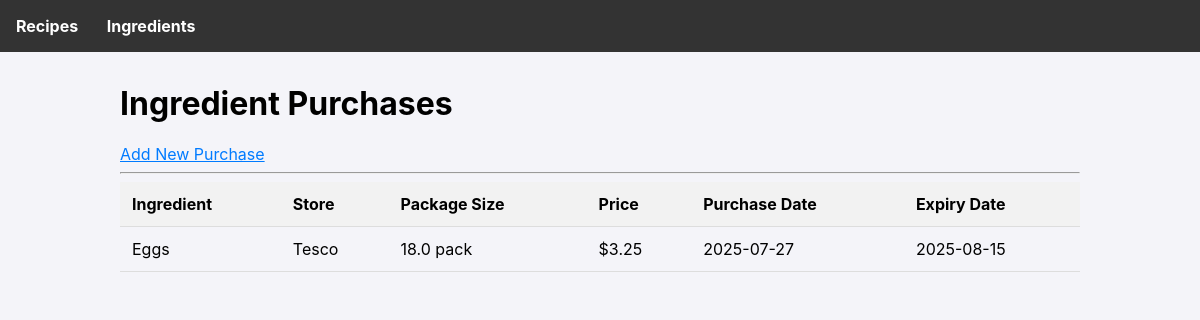
The page /ingredients on the database as committed earlier.
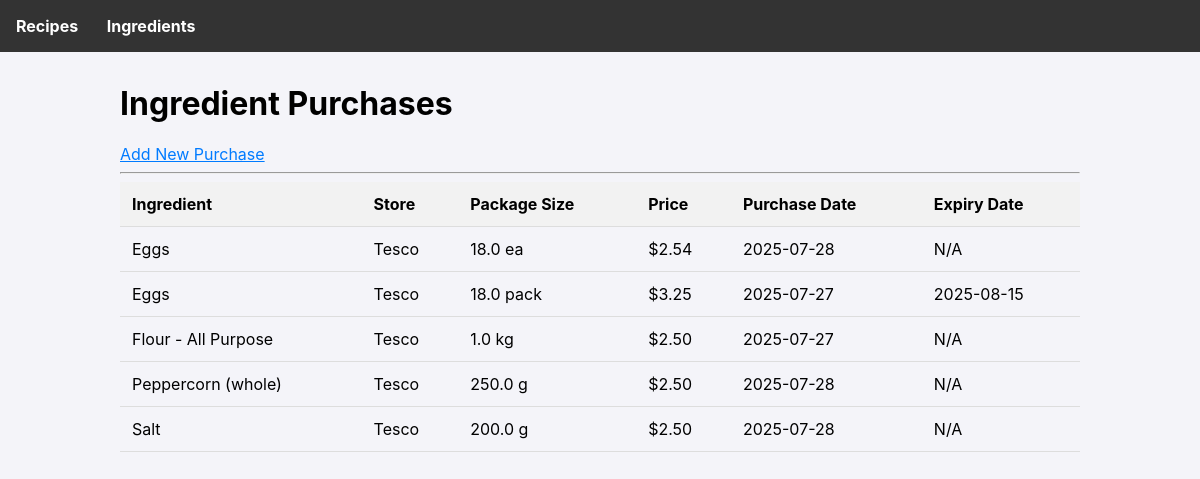
The same page on the database as committed later.
### tables this page shows
CREATE TABLE ingredient_purchases (
        id INTEGER PRIMARY KEY AUTOINCREMENT,
        ingredient_id INTEGER NOT NULL,
        store TEXT,
        package_amount REAL NOT NULL,
        package_unit TEXT NOT NULL,
        price REAL NOT NULL,
        purchase_date TEXT NOT NULL,
        expiry_date TEXT,
        FOREIGN KEY (ingredient_id) REFERENCES ingredients (id)
    );

CREATE TABLE ingredients (
        id INTEGER PRIMARY KEY AUTOINCREMENT,
        name TEXT UNIQUE NOT NULL
    );

### app.py (the view)
@app.route('/ingredients')
def list_ingredients():
    db = get_db()
    purchases = db.execute('''
        SELECT ip.*, i.name
        FROM ingredient_purchases ip
        JOIN ingredients i ON ip.ingredient_id = i.id
        ORDER BY i.name, ip.purchase_date DESC
    ''').fetchall()
    return render_template('ingredients.html', purchases=purchases)

### app.py (called while the page is built)
def get_db():
    if 'db' not in g:
        g.db = sqlite3.connect(DATABASE)
        g.db.row_factory = sqlite3.Row
    return g.db

### templates/ingredients.html
{% extends 'base.html' %}
{% block content %}
    <h1>Ingredient Purchases</h1>
    <a href="{{ url_for('add_ingredient') }}">Add New Purchase</a>
    <hr>
    <table>
        <thead>
            <tr>
                <th>Ingredient</th>
                <th>Store</th>
                <th>Package Size</th>
                <th>Price</th>
                <th>Purchase Date</th>
                <th>Expiry Date</th>
            </tr>
        </thead>
        <tbody>
            {% for p in purchases %}
            <tr>
                <td>{{ p.name }}</td>
                <td>{{ p.store }}</td>
                <td>{{ p.package_amount }} {{ p.package_unit }}</td>
                <td>${{ '%.2f'|format(p.price) }}</td>
                <td>{{ p.purchase_date }}</td>
                <td>{{ p.expiry_date or 'N/A' }}</td>
            </tr>
            {% else %}
            <tr>
                <td colspan="6">No ingredient purchases found.</td>
            </tr>
            {% endfor %}
        </tbody>
    </table>
{% endblock %}

### templates/base.html (shortened to what this page needs)
<!doctype html>
<html lang="en">
<head>
</head>
<body>
    <nav>
        <a href="{{ url_for('index') }}">Recipes</a>
        <a href="{{ url_for('list_ingredients') }}">Ingredients</a>
    </nav>
    <div class="container">
        {% block content %}{% endblock %}
    </div>
</body>
</html>

### templates/base.html (style rules this page uses)
body { font-family: -apple-system, BlinkMacSystemFont, "Segoe UI", Roboto, "Helvetica Neue", Arial, sans-serif; margin: 0; background-color: #f4f4f9; }
nav { background-color: #333; padding: 1rem; }
nav a { color: white; text-decoration: none; margin-right: 1.5rem; font-weight: bold; }
.container { max-width: 960px; margin: 2rem auto; padding: 0 1rem; }
a { color: #007bff; }
table { width: 100%; border-collapse: collapse; }
th, td { padding: 0.75rem; text-align: left; border-bottom: 1px solid #ddd; }
th { background-color: #f2f2f2; }

Rows that differ between the two databases and show on the page:
added ingredient_purchases: name "Eggs", store "Tesco", package_amount "18.0", package_unit "ea", price "2.54", purchase_date "2025-07-28", expiry_date "N/A"
added ingredient_purchases: name "Flour - All Purpose", store "Tesco", package_amount "1.0", package_unit "kg", price "2.50", purchase_date "2025-07-27", expiry_date "N/A"
added ingredient_purchases: name "Peppercorn (whole)", store "Tesco", package_amount "250.0", package_unit "g", price "2.50", purchase_date "2025-07-28", expiry_date "N/A"
added ingredient_purchases: name "Salt", store "Tesco", package_amount "200.0", package_unit "g", price "2.50", purchase_date "2025-07-28", expiry_date "N/A"
